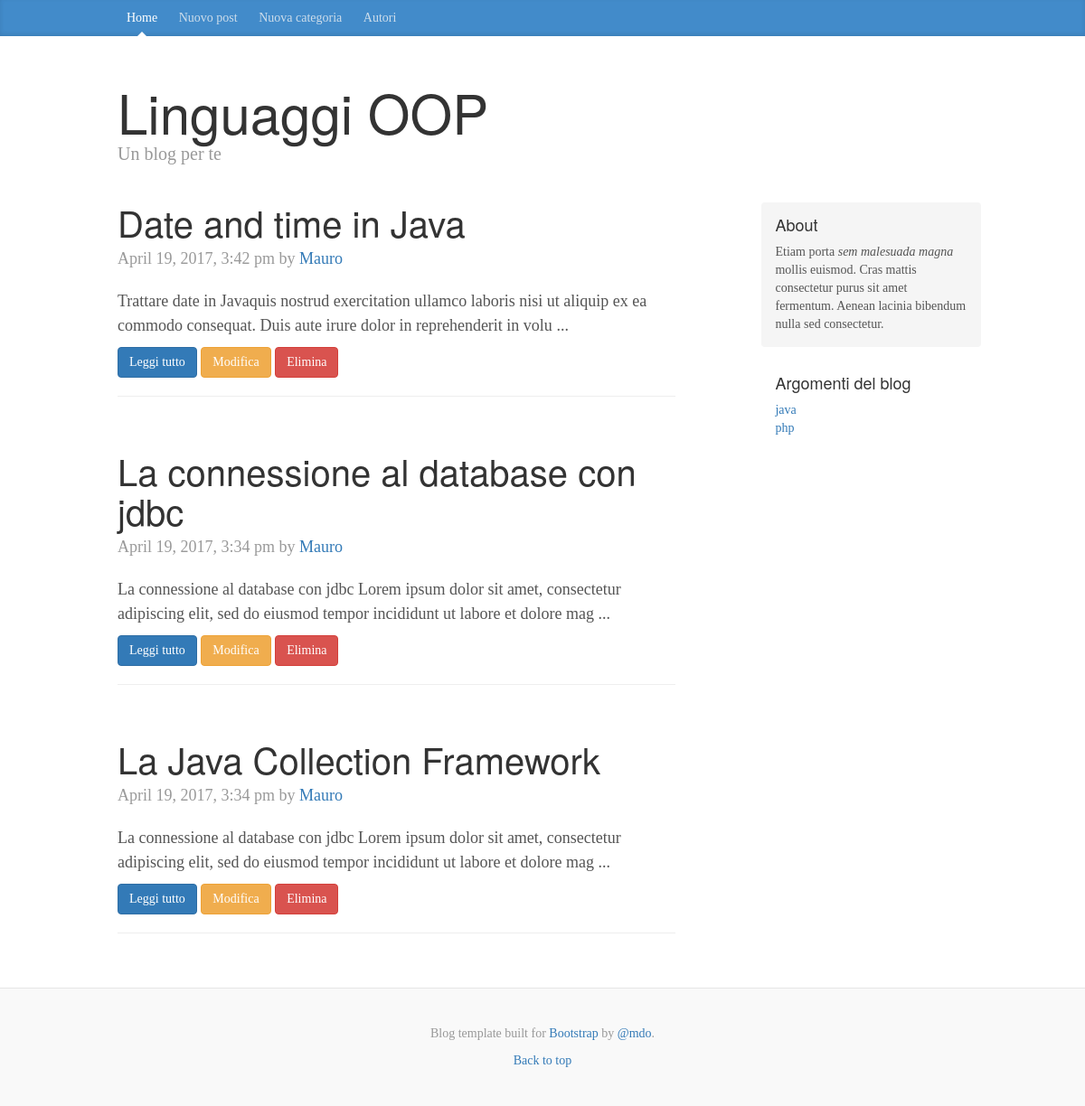
The page /index.php?id_cat=2 on the database its author committed.
### tables this page shows
CREATE TABLE `posts` (
  `id` int(11) NOT NULL,
  `titolo` varchar(255) NOT NULL,
  `sottotitolo` varchar(255) NOT NULL,
  `testo` text NOT NULL,
  `immagine` varchar(255) NOT NULL,
  `id_categoria` int(11) NOT NULL,
  `data_post` timestamp NOT NULL DEFAULT CURRENT_TIMESTAMP ON UPDATE CURRENT_TIMESTAMP
);

CREATE TABLE `categorie` (
  `id_categoria` int(11) NOT NULL,
  `categoria` varchar(25) NOT NULL
);

### includes/database.php (called while the page is built, shortened)
<?php
class Database {
    private $host = DB_HOST;
    private $user = DB_USER;
    private $pass = DB_PASS;
    private $dbname = DB_NAME;
    public $link;
    public function connetti() {
        $this->link = mysqli_connect($this->host, $this->user, $this->pass, $this->dbname);
    }
    public function select($query) {
        $result = mysqli_query($this->link, $query);
        if ($result->num_rows > 0){
            return $result;
        } else
            return false;
    }
}

### includes/funzioni.php (called while the page is built)
<?php
function formattaData($param) {
    return date("F j, Y, g:i a", strtotime($param));
}

### includes/content.php (the view, shortened to what this page needs)
<?php
$categoria = isset($_REQUEST['id_cat']) ? $_REQUEST['id_cat'] : false;
$paginazione = isset($_REQUEST['start']) ? $_REQUEST['start'] : 1;
$start = $paginazione ? ($paginazione - 1) * MAX_POST_PAGE : 0;
$order = " order by data_post desc ";
$limite = "limit $start ,".MAX_POST_PAGE." ";
$query = "SELECT * FROM posts ";
if ($categoria)
    $query .= " WHERE id_categoria = $categoria ";
$query.= $order;
$query .= $limite;
$posts = $DB->select($query);
?>
    <div class="col-sm-8 blog-main">
<?php while ($row = mysqli_fetch_array($posts)) : ?>
    <div class="blog-post">
        <h2 class="blog-post-title"><?= $row['titolo'] ?></h2>
        <p class="blog-post-meta"><?= formattaData($row['data_post']) ?> by <a href="#">Mauro</a></p>
        <p><?= htmlspecialchars(substr($row['testo'], 0, 150)) ?> ... </p>
        <p>
            <a href="?view=single&id_post=<?= $row['id'] ?>" class="btn btn-primary">Leggi tutto</a>
            <a href="?view=modifica&id_post=<?= $row['id'] ?>" class="btn btn-warning">Modifica</a>
            <a href="?view=elimina&id_post=<?= $row['id'] ?>" class="btn btn-danger">Elimina</a>
        </p>
        <hr>
    </div>
<?php endwhile; ?>
    </div>

### includes/sidebar.php
<?php
$query = "SELECT * FROM categorie order by categoria";
$elencocategorie = $DB->select($query);
?>
<div class="col-sm-3 col-sm-offset-1 blog-sidebar">
    <div class="sidebar-module sidebar-module-inset">
        <h4>About</h4>
        <p>Etiam porta <em>sem malesuada magna</em> mollis euismod. Cras mattis consectetur purus sit amet fermentum. Aenean lacinia bibendum nulla sed consectetur.</p>
    </div>
    <div class="sidebar-module">
        <h4>Argomenti del blog</h4>
        <ol class="list-unstyled">
            <?php while ($row = mysqli_fetch_array($elencocategorie)) : ?>
                <li><a href="index.php?id_cat=<?= $row['id_categoria'] ?>"><?= $row['categoria'] ?></a></li>
            <?php endwhile; ?>
        </ol>
    </div>
</div>

### css/blog.css (style rules this page uses)
body { font-family: Georgia, "Times New Roman", Times, serif; color: #555; }
h1, .h1, h2, .h2, h3, .h3, h4, .h4, h5, .h5, h6, .h6 { margin-top: 0; font-family: "Helvetica Neue", Helvetica, Arial, sans-serif; font-weight: normal; color: #333; }
.blog-main { font-size: 18px; line-height: 1.5; }
.sidebar-module { padding: 15px; margin: 0 -15px 15px; }
.sidebar-module-inset { padding: 15px; background-color: #f5f5f5; border-radius: 4px; }
.sidebar-module-inset p:last-child, .sidebar-module-inset ul:last-child, .sidebar-module-inset ol:last-child { margin-bottom: 0; }
.blog-post { margin-bottom: 60px; }
.blog-post-title { margin-bottom: 5px; font-size: 40px; }
.blog-post-meta { margin-bottom: 20px; color: #999; }

### rows shown on the page
posts: titolo "Date and time in Java", data_post "April 19, 2017, 3:42 pm", testo "Trattare date in Javaquis nostrud exercitation ullamco laboris nisi ut aliquip ex ea commodo consequat. Duis aute irure dolor in reprehenderit in volu"
posts: titolo "La connessione al database con jdbc", data_post "April 19, 2017, 3:34 pm", testo "La connessione al database con jdbc Lorem ipsum dolor sit amet, consectetur adipiscing elit, sed do eiusmod tempor incididunt ut labore et dolore mag"
posts: titolo "La Java Collection Framework", data_post "April 19, 2017, 3:34 pm", testo "La connessione al database con jdbc Lorem ipsum dolor sit amet, consectetur adipiscing elit, sed do eiusmod tempor incididunt ut labore et dolore mag"
categorie: categoria "java"
categorie: categoria "php"

### other values the page prints
TITOLO "Linguaggi OOP"
SOTTOTITOLO "Un blog per te"
